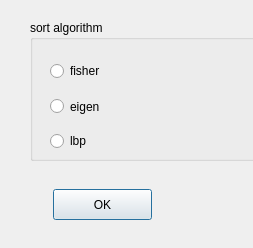
<?xml version="1.0" encoding="UTF-8"?>
<ui version="4.0">
 <class>Properties</class>
 <widget class="QDialog" name="Properties">
  <property name="geometry">
   <rect>
    <x>0</x>
    <y>0</y>
    <width>253</width>
    <height>248</height>
   </rect>
  </property>
  <property name="windowTitle">
   <string>Dialog</string>
  </property>
  <widget class="QGroupBox" name="groupBox_algorithm">
   <property name="geometry">
    <rect>
     <x>30</x>
     <y>20</y>
     <width>331</width>
     <height>141</height>
    </rect>
   </property>
   <property name="title">
    <string>sort algorithm</string>
   </property>
   <widget class="QRadioButton" name="radioB_fisher">
    <property name="geometry">
     <rect>
      <x>20</x>
      <y>40</y>
      <width>117</width>
      <height>22</height>
     </rect>
    </property>
    <property name="text">
     <string>fisher</string>
    </property>
   </widget>
   <widget class="QRadioButton" name="radioB_eigen">
    <property name="geometry">
     <rect>
      <x>20</x>
      <y>71</y>
      <width>117</width>
      <height>31</height>
     </rect>
    </property>
    <property name="text">
     <string>eigen</string>
    </property>
   </widget>
   <widget class="QRadioButton" name="radioB_lbp">
    <property name="geometry">
     <rect>
      <x>20</x>
      <y>110</y>
      <width>117</width>
      <height>22</height>
     </rect>
    </property>
    <property name="text">
     <string>lbp</string>
    </property>
   </widget>
  </widget>
  <widget class="QPushButton" name="pushButton_algorithm">
   <property name="geometry">
    <rect>
     <x>53</x>
     <y>189</y>
     <width>99</width>
     <height>31</height>
    </rect>
   </property>
   <property name="text">
    <string>OK</string>
   </property>
  </widget>
 </widget>
 <resources/>
 <connections/>
</ui>
